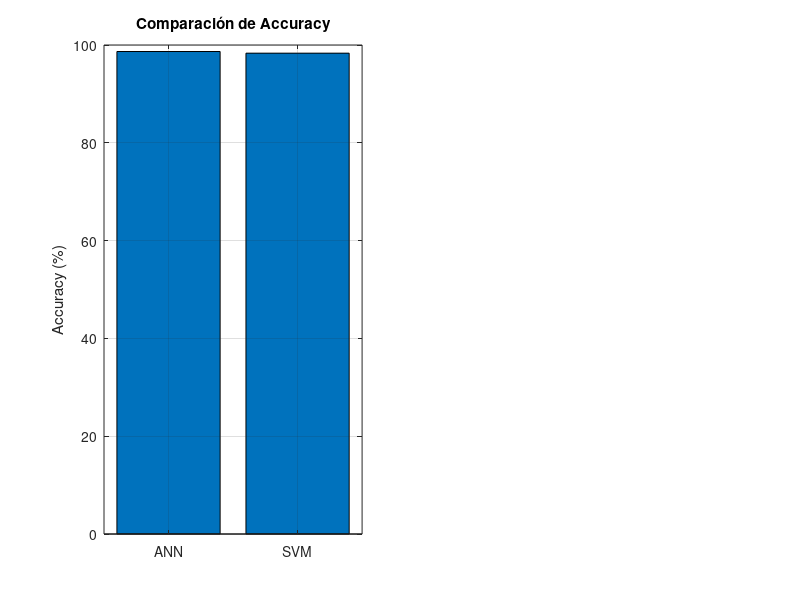

This chart was generated by the following MATLAB code: (Note: this script raises an error after producing the figure.)
clc
clear
close all

%% =========================================================
% Comparación final ANN vs SVM - Datos sintéticos
%% =========================================================

% Ajustar estos valores si tus resultados finales son diferentes
accuracy_ann = 98.67;
accuracy_svm = 98.33;

error_ann = 1 - accuracy_ann/100;
error_svm = 1 - accuracy_svm/100;

%% =========================================================
% Gráfica comparativa
%% =========================================================

figure

subplot(1,2,1)

acc_values = [accuracy_ann accuracy_svm];

b1 = bar(acc_values);

set(gca,'XTickLabel',{'ANN','SVM'})

ylabel('Accuracy (%)')
title('Comparación de Accuracy')
ylim([0 100])
grid on

xtips1 = b1.XEndPoints;
ytips1 = b1.YEndPoints;

labels1 = string(acc_values);

offset_acc = 1.5; % separación vertical

text(xtips1,ytips1 + offset_acc,labels1, ...
    'HorizontalAlignment','center', ...
    'VerticalAlignment','bottom', ...
    'FontSize',10, ...
    'Color','white')

subplot(1,2,2)

err_values = [error_ann error_svm];

b2 = bar(err_values);

set(gca,'XTickLabel',{'ANN','SVM'})

ylabel('Error')
title('Comparación de Error')
ylim([0 max(err_values)*1.3])
grid on

xtips2 = b2.XEndPoints;
ytips2 = b2.YEndPoints;

labels2 = string(round(err_values,3));

offset_err = max(err_values)*0.05; % offset proporcional

text(xtips2,ytips2 + offset_err,labels2, ...
    'HorizontalAlignment','center', ...
    'VerticalAlignment','bottom', ...
    'FontSize',10, ...
    'Color','white')


sgtitle('Comparación Final ANN vs SVM - Datos Sintéticos')
